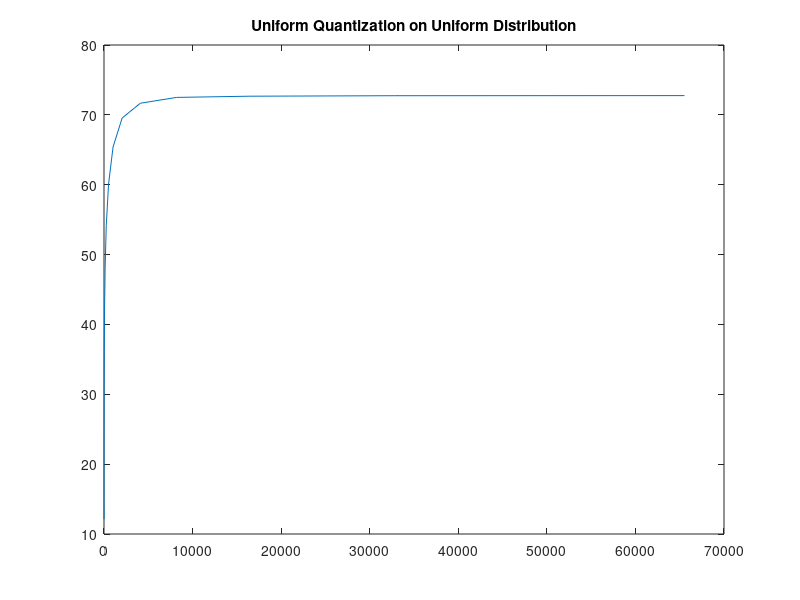

Here is the MATLAB script that generated this plot:
%Compare level of quanitzation with SNR for uniform quantization%

clc;
clear all;

N = 10000; %Number of samples%

x_n = rand(1,N);
x_max=max(x_n);
x_min = min(x_n);

x_power = sum(x_n.^2)/N; %Power of unifrom distribution %

for i=1:1:16 %explore 14 diffrent bit lengths%
  L = 2^i;
  step = (x_max-x_min)/L;
  for j=1:1:length(x_n)
    I = round((x_n(j)-x_min)/step);
    y(j) = I*step;
   end
   err = x_n-y;
   noisepow(i) = sum(err.^2)/N;
end

snr = x_power./noisepow;
snr = 10.*log10(snr);
m=1:16;l=2.^m;
plot(l,snr);
title('Uniform Quantization on Uniform Distribution');
